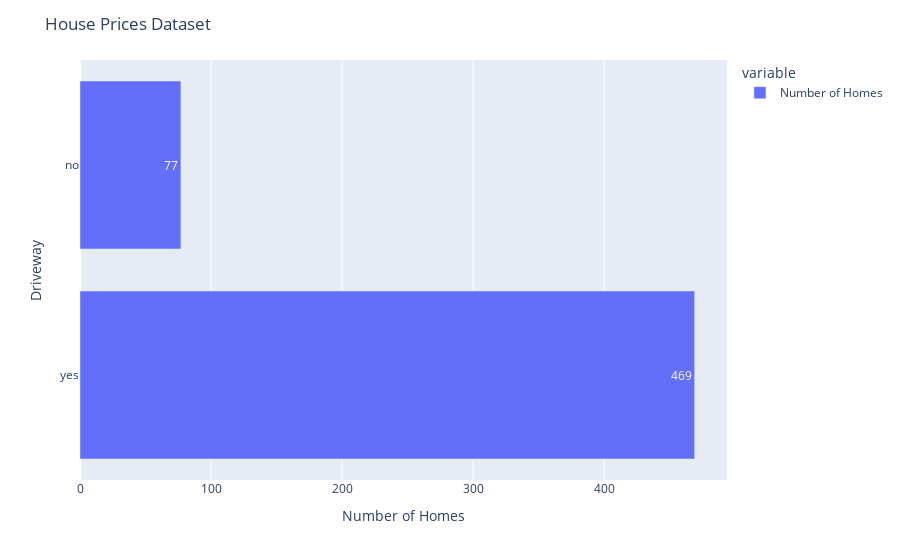

Here is the notebook cell this chart was saved with:
### Markdown cell above
### Basic visualization (use <font color='red'> `Plotly`</font> library)

**In the Tutorial Completion Document, describe your findings.**

b. Plot the bar chart to count how many houses have a **driveway** and display the count on bars

`Hint:` For disply the count on bars:

https://plotly.com/python/bar-charts/

### Code cell
import plotly.express as px

# To-do: Write code to read the "HousePrices" dataset
# To-do: Write code to plot the bar chart to count how many houses have a driveway

houseprices_driveway_fig = px.bar(houseprices_df['driveway'].value_counts(), orientation='h')

# Add annotations
houseprices_driveway_fig.update_traces(text=houseprices_df['driveway'].value_counts().values,  name = 'Number of Homes')

# Set the layout
houseprices_driveway_fig.update_layout(title='House Prices Dataset', xaxis_title="Number of Homes", yaxis_title="Driveway")

# Show the plot
houseprices_driveway_fig.show()

### Figure 1 — Plotly figure (JSON) as saved in the notebook; plotly's stock layout.template omitted (floating-point values rounded to 4 significant figures)
{"data": [{"alignmentgroup": "True", "hovertemplate": "variable=driveway<br>value=%{x}<br>index=%{y}<extra></extra>", "legendgroup": "driveway", "marker": {"color": "#636efa", "pattern": {"shape": ""}}, "name": "Number of Homes", "offsetgroup": "driveway", "orientation": "h", "showlegend": true, "text": [469, 77], "textposition": "auto", "type": "bar", "x": [469, 77], "xaxis": "x", "y": ["yes", "no"], "yaxis": "y"}], "layout": {"barmode": "relative", "legend": {"title": {"text": "variable"}, "tracegroupgap": 0}, "margin": {"t": 60}, "title": {"text": "House Prices Dataset"}, "xaxis": {"anchor": "y", "domain": [0, 1], "title": {"text": "Number of Homes"}}, "yaxis": {"anchor": "x", "domain": [0, 1], "title": {"text": "Driveway"}}}}
